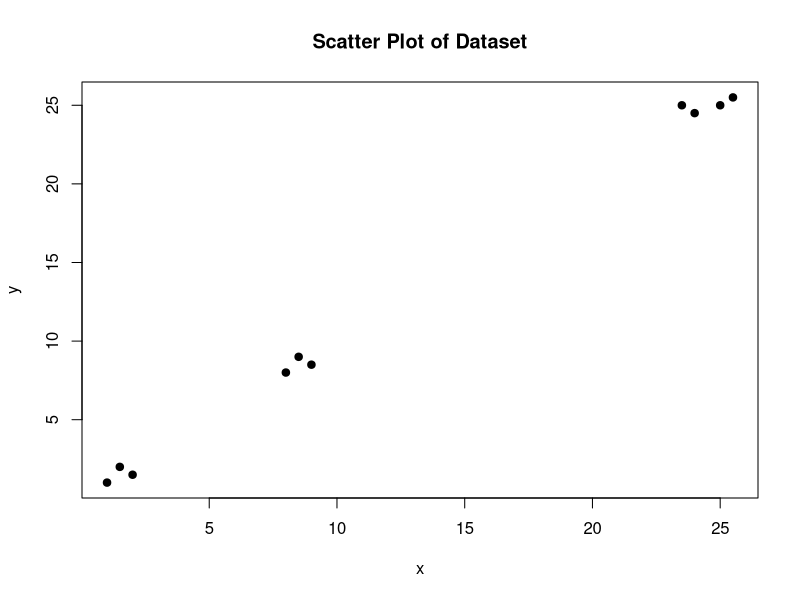
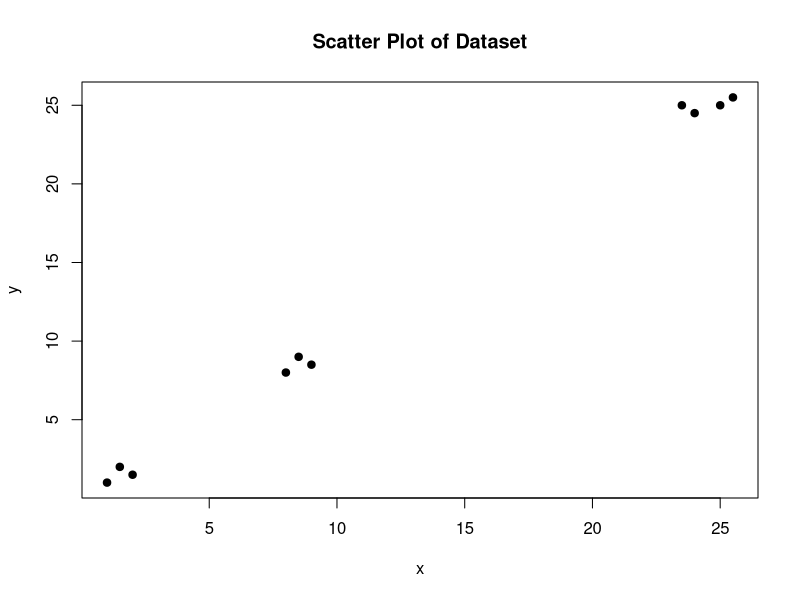
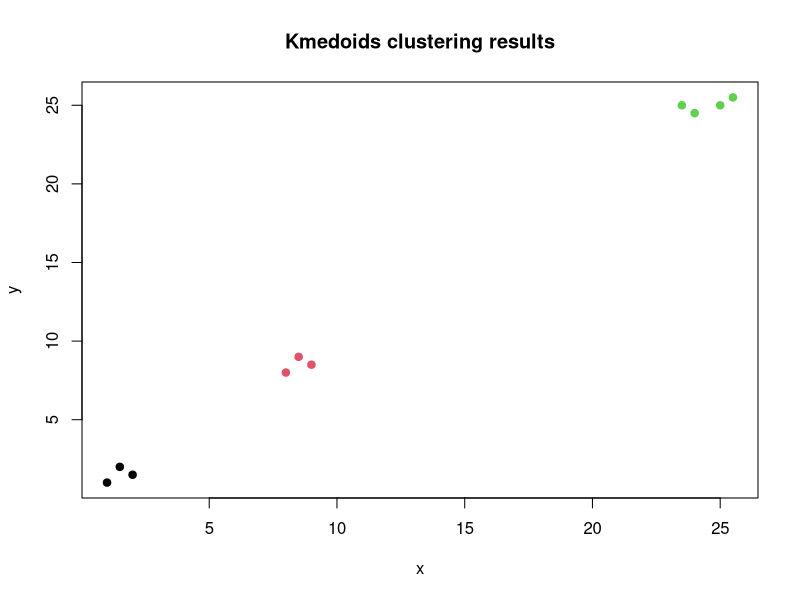

Reproduce these figures in R, in order.
#kmedoids
#install.packages("cluster")
library(cluster)
data <- data.frame(x=c(1,2,1.5,8,9,8.5,25,24,23.5,25.5), y=c(1,1.5,2,8,8.5,9,25,24.5,25,25.5))
print("Dataset:")
print(data)
plot(data$x, data$y, main="Scatter Plot of Dataset", xlab="x", ylab="y", pch=19)
plot(data$x, data$y, main="Scatter Plot of Dataset", xlab="x", ylab="y", pch=19)
kmedoids_result <- pam(data, 3)
print(kmedoids_result)
plot(data$x, data$y, col=kmedoids_result$cluster, pch=19, main="Kmedoids clustering results", xlab="x", ylab="y")
points(kmedoids_result$centers[,1], kmedoids_result$centers[,2], col=1:3, pch=8, cex=2)
kmedoids_result$medoids